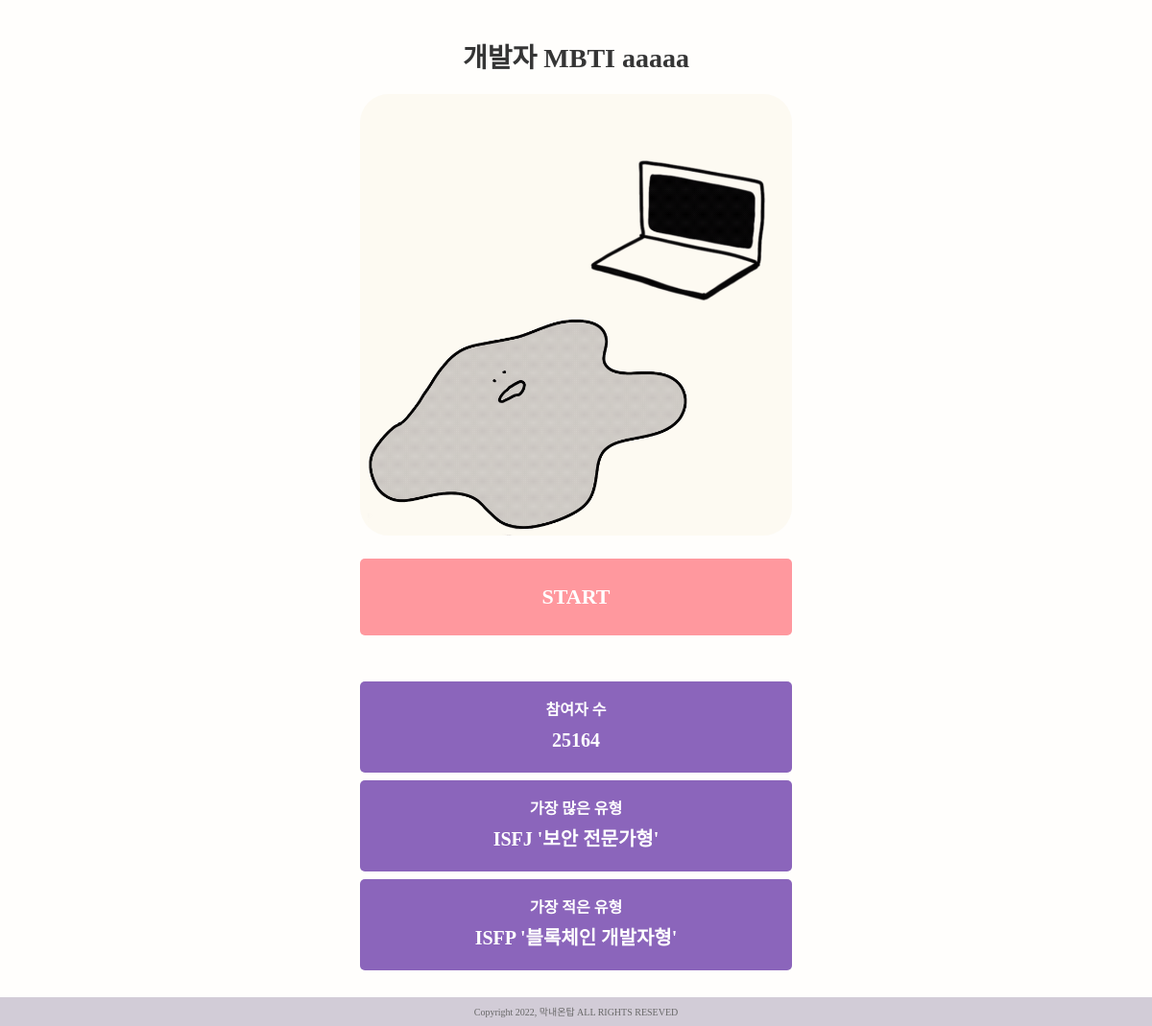
Page /mbti/ on the earlier database version.
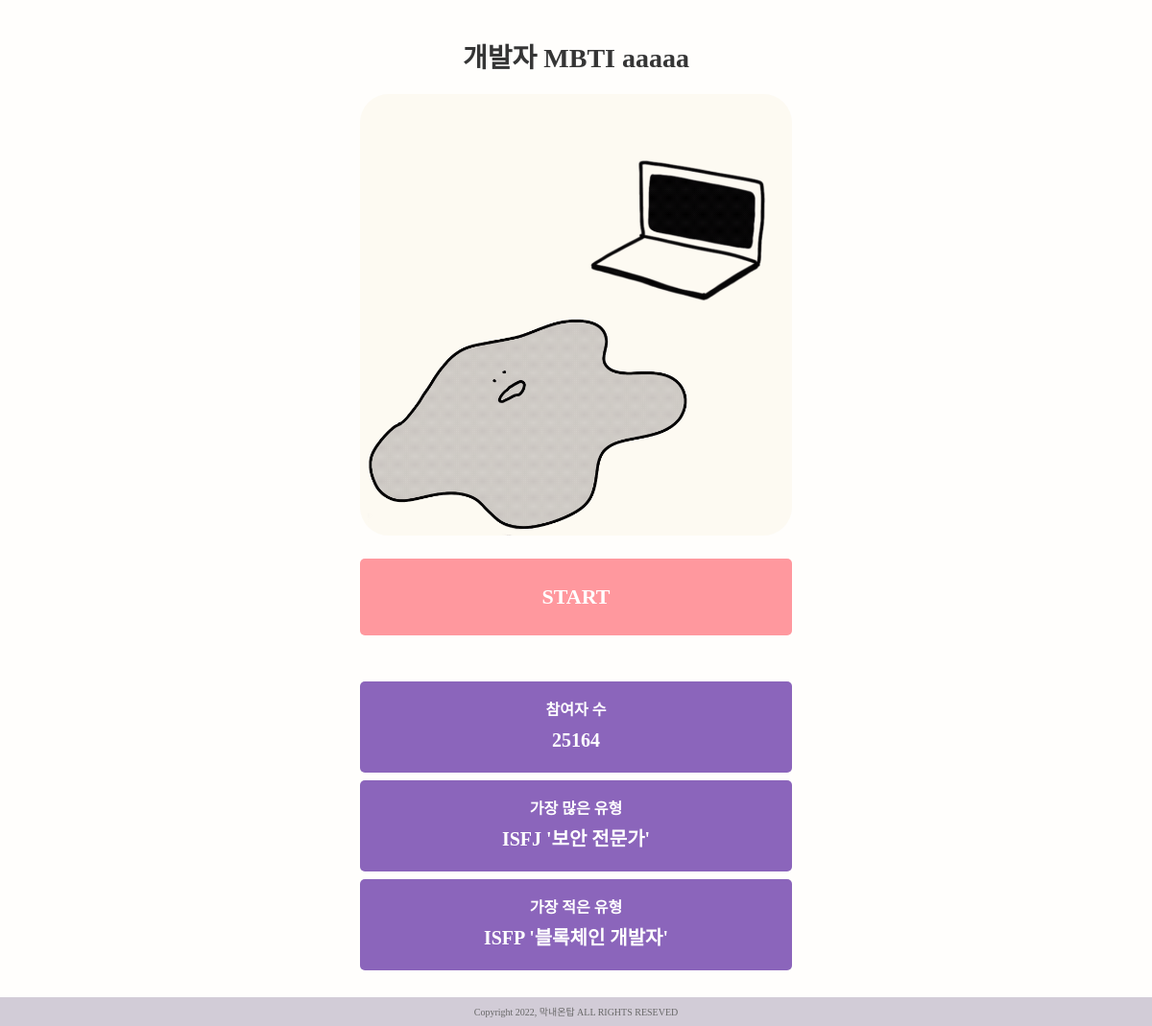
Same page on the later database version.
### MBTI/models.py (models this page shows)
class Mbti(models.Model):
    mbti_name = models.TextField()
    title = models.TextField()
    mbti_type = models.TextField()
    best_mbti = models.IntegerField(default=0)
    worst_mbti = models.IntegerField(default=0)
    top_image = models.ImageField(null=True, blank=True)
    view_cnt = models.IntegerField(default=0)

### MBTI/views.py (the view)
# urls.py: path('', views.main_page, name='main_page'),
def main_page(request):
    global mbti_dict
    mbti_dict = {'EI':0, 'NS':0, 'TF':0, 'PJ':0}
    mbties = Mbti.objects.all()
    viewers = 0
    max_viewers = 0
    min_viewers = 10e6
    for mbti in mbties:
        viewers += mbti.view_cnt
        if max_viewers < mbti.view_cnt:
            max_viewers = mbti.view_cnt
            max_mbti = mbti.mbti_name
            max_mbti_type = mbti.mbti_type
        if min_viewers > mbti.view_cnt:
            min_viewers = mbti.view_cnt
            min_mbti = mbti.mbti_name
            min_mbti_type = mbti.mbti_type
    context = {
        'mbties' : mbties,
        'viewers' : viewers,
        'max_viewers' : max_viewers,
        'min_viewers' : min_viewers,
        'max_mbti' : max_mbti,
        'min_mbti' : min_mbti,
        'max_mbti_type' : max_mbti_type,
        'min_mbti_type' : min_mbti_type,
    }
    return render(request, 'MBTI/main_page.html', context)

### MBTI/templates/MBTI/main_page.html (shortened to what this page needs)
{% extends 'base.html' %}
{% load static %}
{% block content %}
  <div class="mb-3 d-flex justify-content-center">
    <span class="title">
      개발자 MBTI aaaaa
    </span>
  </div>
  <img src="{%static 'main.gif'%}" alt="" class="main-img">
  <a href="{%url 'mbti:question_page' question_pk=1 %}" class="mt-4 mb-5 d-flex justify-content-center align-items-center start-box">
    <span class="start-font">
      START
    </span>
  </a>
  <div class="my-2 d-flex flex-column justify-content-center align-items-center info-box">
    <p class="infofont-s mb-1">참여자 수</p>
    <p class="infofont-l">{{ viewers }}</p>
  </div>
  <div class="my-2 d-flex flex-column justify-content-center align-items-center info-box">
    <p class="infofont-s mb-1">가장 많은 유형</p>
    <p class="infofont-l">{{ max_mbti }} '{{ max_mbti_type }}'</p>
  </div>
  <div class="my-2 d-flex flex-column justify-content-center align-items-center info-box">
    <p class="infofont-s mb-1">가장 적은 유형</p>
    <p class="infofont-l">{{ min_mbti }} '{{ min_mbti_type }}'</p>
  </div>
{% endblock content %}

Differences in the rows shown:
changed Mbti "ISFJ": mbti_type "보안 전문가형" → "보안 전문가"
changed Mbti "ISFP": mbti_type "블록체인 개발자형" → "블록체인 개발자"
